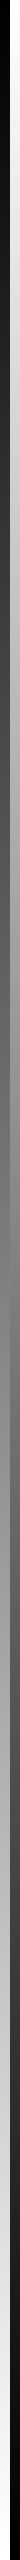

The script that saved this image:
#!/usr/bin/env python3
# Modified from https://gist.github.com/cdiener/10491632

import sys
from PIL import Image, ImageDraw

# w, h
h_scale = 10
height = 256 * h_scale
width = 20
im= Image.new('RGB', (width, height))
draw = ImageDraw.Draw(im)

pixels = []
for h in range(height):
	for w in range(width):
		if (w < width/2):
			val = int(h/h_scale)
		else:
			val = 0xFF-int(h/h_scale)
		color = (val, val, val)
		draw.point((w, h), color)
im.save('test.png')
